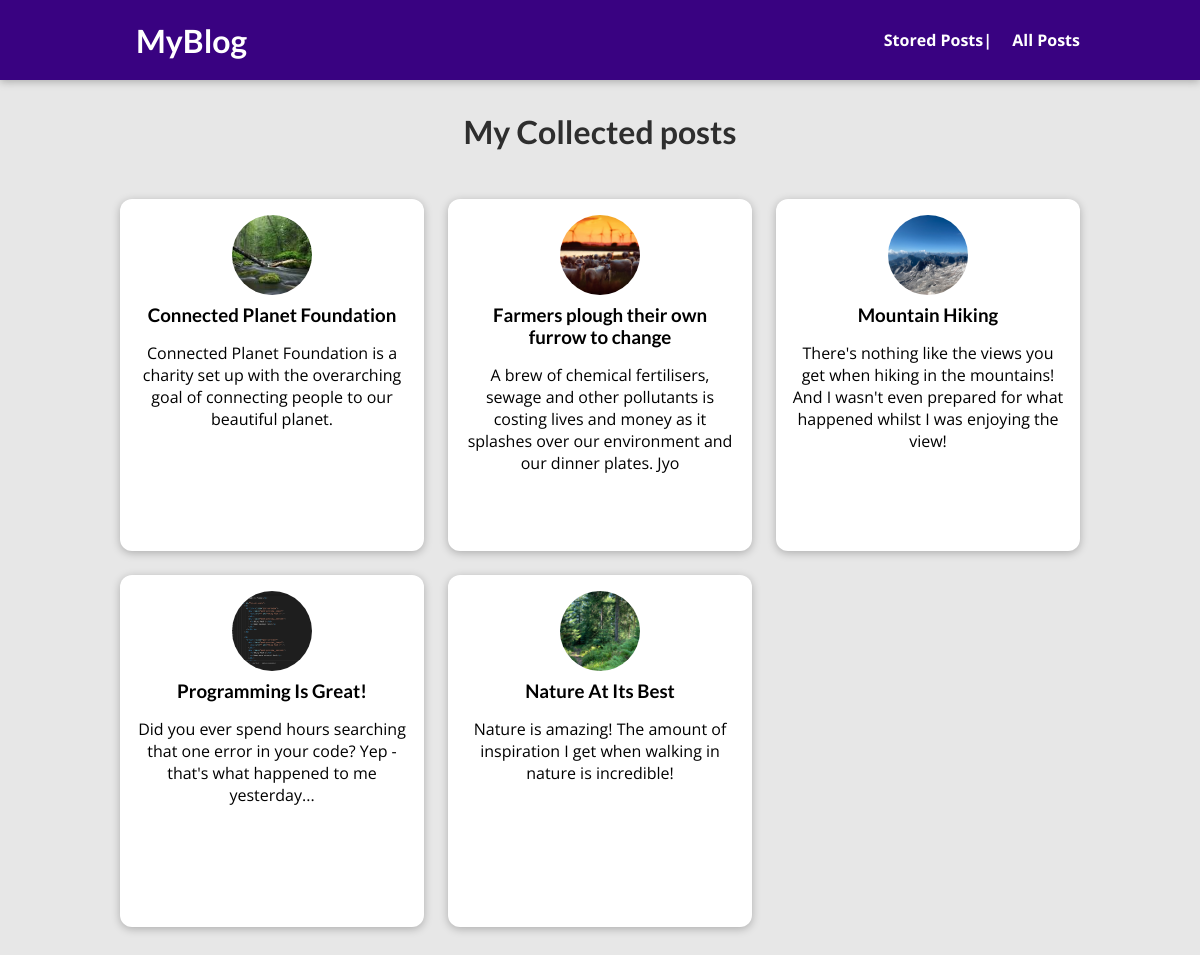
The page /posts on the database its author committed.
### blog/models.py (models this page shows, shortened)
class Post(models.Model):
    title = models.CharField(max_length=150)
    excerpt = models.CharField(max_length=150)
    image = models.ImageField(upload_to="posts", null=True)
    date = models.DateField(auto_now=True)
    slug = models.SlugField(unique=True, db_index=True)
    content = models.TextField(validators=[MinLengthValidator(10)])
    author = models.ForeignKey(
        Author, on_delete=models.SET_NULL, null=True, related_name="posts")
    tags = models.ManyToManyField(Tag)

### blog/views.py (the view)
# urls.py: path("posts", views.AllPostsView.as_view(), name="posts-page"),
class AllPostsView(ListView):
    template_name = "blog/all-post.html"
    model = Post
    ordering = ["-date"]
    context_object_name = "all_posts"

### blog/templates/blog/all-post.html (shortened to what this page needs)
{% extends "base.html" %}
{% load static %}
{% block css_files %}
    <link rel="stylesheet" href="{% static "blog/all-posts.css" %}" >
    <link rel="stylesheet" href="{% static "blog/post.css" %}" >
{% endblock %}
{% block content %}
    <section id="all-posts">
        <h2>My Collected posts</h2>
        <ul>
            {%  for post in all_posts %}
            {% include "blog/includes/post.html" %}
            {% endfor %}
        </ul>
    </section>
{% endblock %}

### templates/base.html (shortened to what this page needs)
{% load static %}
<!DOCTYPE html>
<html lang="en">
<head>
    {%block css_files%} {% endblock %}
    <link rel="stylesheet" href="{% static "app.css" %}">
</head>
<body>
    <header id="main-navigation">
        <h1> <a href="{% url "starting-page" %}">MyBlog</a> </h1>
        <nav>
            <a href="{% url "read-later" %}">Stored Posts|</a>
            <a href="{% url "posts-page" %}">All Posts</a>
        </nav>
     </header>
    {%block content%}
    {% endblock %}
</body>
</html>

### blog/templates/blog/includes/post.html
<li>
    <article class="post">
        <a href="{% url "post-detail-page"  post.slug %}">
            <img src="{{ post.image.url }}" alt="{{ post.title }}"/>
            <div class="post__content">
                <h3>{{ post.title }}</h3>
                <p> {{post.excerpt}}  </p>
            </div>
        </a>
    </article>
</li>

### blog/static/blog/all-posts.css (style rules this page uses)
body { background-color: #e7e7e7; }
#main-navigation { background-color: #390281; box-shadow: 0 2px 8px rgba(0, 0, 0, 0.25); }
#all-posts { margin: 7rem auto; width: 90%; max-width: 60rem; }
#all-posts h2 { text-align: center; font-size: 2rem; color: #2e2e2e; margin: 3rem 0; }
ul { list-style: none; margin: 0; padding: 0; display: grid; grid-template-columns: repeat(auto-fill, minmax(17rem, 1fr)); gap: 1.5rem; }
.post img { width: 7rem; height: 7rem; }
.post a { height: 22rem; transform-origin: center; box-shadow: 0 2px 8px rgba(0, 0, 0, 0.25); border-radius: 12px; background-color: white; }

### blog/static/blog/post.css (style rules this page uses)
.post { display: flex; flex-direction: column; align-items: center; text-align: center; }
.post a { text-decoration: none; color: black; transition: all 0.2s ease; padding: 1rem; }
.post img { width: 5rem; height: 5rem; object-fit: cover; border-radius: 50%; }
.post h3 { margin: 0.25rem 0; }

### static/app.css (style rules this page uses)
* { box-sizing: border-box; }
html { font-family: 'Open Sans', 'Lato', sans-serif; }
body { margin: 0; }
h1, h2, h3 { font-family: 'Lato', sans-serif; font-weight: bold; }
#main-navigation { width: 100%; height: 5rem; display: flex; justify-content: space-between; align-items: center; padding: 0 10%; position: absolute; top: 0; left: 0; }
#main-navigation a { text-decoration: none; color: white; font-weight: bold; margin-left: 1rem; }

### rows shown on the page
Post: image (picture), title "Connected Planet Foundation", excerpt "Connected Planet Foundation is a charity set up with the overarching goal of connecting people to our beautiful planet."
Post: image (picture), title "Farmers plough their own furrow to change", excerpt "A brew of chemical fertilisers, sewage and other pollutants is costing lives and money as it splashes over our environment and our dinner plates. Jyo"
Post: image (picture), title "Mountain Hiking", excerpt "There's nothing like the views you get when hiking in the mountains! And I wasn't even prepared for what happened whilst I was enjoying the view!"
Post: image (picture), title "Programming Is Great!", excerpt "Did you ever spend hours searching that one error in your code? Yep - that's what happened to me yesterday..."
Post: image (picture), title "Nature At Its Best", excerpt "Nature is amazing! The amount of inspiration I get when walking in nature is incredible!"
